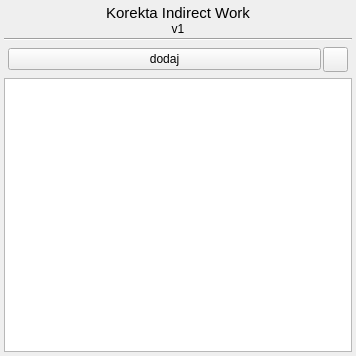
<?xml version="1.0" encoding="UTF-8"?>
<ui version="4.0">
 <class>Form</class>
 <widget class="QWidget" name="Form">
  <property name="geometry">
   <rect>
    <x>0</x>
    <y>0</y>
    <width>356</width>
    <height>356</height>
   </rect>
  </property>
  <property name="windowTitle">
   <string>Form</string>
  </property>
  <layout class="QGridLayout" name="gridLayout">
   <property name="leftMargin">
    <number>0</number>
   </property>
   <property name="topMargin">
    <number>0</number>
   </property>
   <property name="rightMargin">
    <number>0</number>
   </property>
   <property name="bottomMargin">
    <number>0</number>
   </property>
   <property name="spacing">
    <number>0</number>
   </property>
   <item row="0" column="0">
    <widget class="QWidget" name="widget" native="true">
     <layout class="QVBoxLayout" name="verticalLayout_3">
      <property name="spacing">
       <number>2</number>
      </property>
      <property name="leftMargin">
       <number>4</number>
      </property>
      <property name="topMargin">
       <number>4</number>
      </property>
      <property name="rightMargin">
       <number>4</number>
      </property>
      <property name="bottomMargin">
       <number>4</number>
      </property>
      <item>
       <widget class="QWidget" name="widget_2" native="true">
        <layout class="QVBoxLayout" name="verticalLayout">
         <property name="spacing">
          <number>0</number>
         </property>
         <property name="leftMargin">
          <number>0</number>
         </property>
         <property name="topMargin">
          <number>0</number>
         </property>
         <property name="rightMargin">
          <number>0</number>
         </property>
         <property name="bottomMargin">
          <number>0</number>
         </property>
         <item>
          <widget class="QLabel" name="label">
           <property name="font">
            <font>
             <pointsize>11</pointsize>
            </font>
           </property>
           <property name="text">
            <string>Korekta Indirect Work</string>
           </property>
           <property name="alignment">
            <set>Qt::AlignCenter</set>
           </property>
          </widget>
         </item>
         <item>
          <widget class="QLabel" name="label_2">
           <property name="text">
            <string>v1</string>
           </property>
           <property name="alignment">
            <set>Qt::AlignCenter</set>
           </property>
          </widget>
         </item>
        </layout>
       </widget>
      </item>
      <item>
       <widget class="Line" name="line">
        <property name="orientation">
         <enum>Qt::Horizontal</enum>
        </property>
       </widget>
      </item>
      <item>
       <widget class="QWidget" name="widget_3" native="true">
        <layout class="QHBoxLayout" name="horizontalLayout">
         <property name="spacing">
          <number>2</number>
         </property>
         <property name="leftMargin">
          <number>4</number>
         </property>
         <property name="topMargin">
          <number>4</number>
         </property>
         <property name="rightMargin">
          <number>4</number>
         </property>
         <property name="bottomMargin">
          <number>4</number>
         </property>
         <item>
          <widget class="QPushButton" name="btn_zapisz">
           <property name="text">
            <string>dodaj</string>
           </property>
          </widget>
         </item>
         <item>
          <widget class="QPushButton" name="btn_pomoc">
           <property name="minimumSize">
            <size>
             <width>25</width>
             <height>25</height>
            </size>
           </property>
           <property name="maximumSize">
            <size>
             <width>25</width>
             <height>25</height>
            </size>
           </property>
           <property name="text">
            <string/>
           </property>
           <property name="icon">
            <iconset resource="../icon.qrc">
             <normaloff>:/icon/img/svg_icons/help-circle.svg</normaloff>:/icon/img/svg_icons/help-circle.svg</iconset>
           </property>
          </widget>
         </item>
        </layout>
       </widget>
      </item>
      <item>
       <widget class="QTableWidget" name="tab_dane"/>
      </item>
     </layout>
    </widget>
   </item>
  </layout>
 </widget>
 <resources>
  <include location="../icon.qrc"/>
 </resources>
 <connections/>
</ui>
